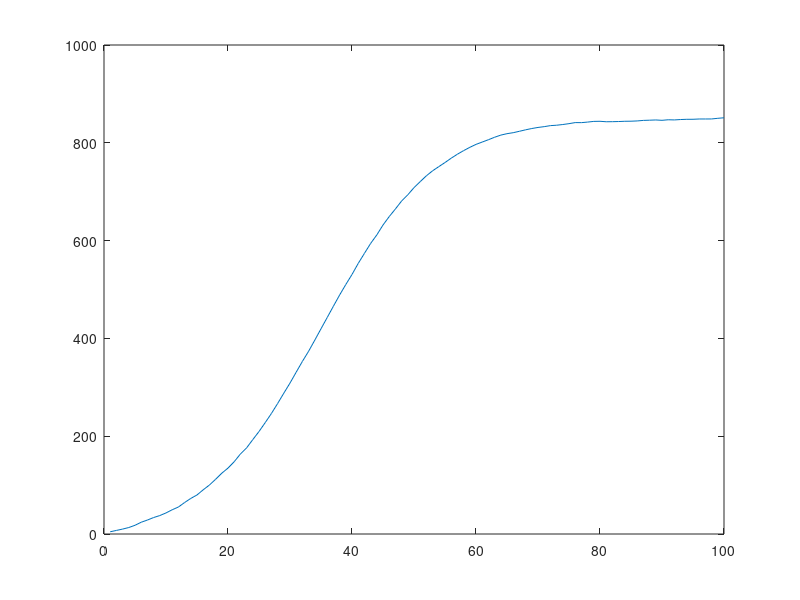

This figure's MATLAB source: (Note: this script raises an error after producing the figure.)
clear all;                              % clear workspace
clc
global  Y1p MADp MSEp;
parallelsize   = 6;
% MKt6v99 Spec Topics:  Bayesian Dynamic Models, Norris Bruce
% Extended Kalman Filter - Example
pp =1;
p      =  1;     T = 100;               % p dimension of state vector; T length of series
m0     =  randn(p,1); C0 = eye(p);      % intial state distribution at t=0

%Bass Model parameter simulation
qi1=0.38*rand(1,1);
pi1=0.003*rand(1,1);
mi1=1000*rand(1,1);

F      =  ones(p,1);  GT = diag([-qi1./mi1 (1-pi1+qi1)]); d = diag(GT);     % Observation and systems matrix  
v      =  eye(p)*0.2;       w = 0.5*eye(p);              % known observation and sytem variance


% Simulate Observations  y(t) and states 
tt1    =  5*rand(p,T+1); y = zeros(p,T); xp = rand(T,1); F =  eye(p); y=[]; beta=pi1*mi1 ;
ew     =  chol(w)'*randn(p,T);  ev = chol(v)'*randn(p,T); xp= ones(p,T); uT=diag(beta)*xp;
%a      =  rand(1,5); b = rand(1,5); alpha = [1.2; 1.05];

% LINEAR Goodwill
%for  t =  2:T+1 tt1(1,t) =  d(1)*tt1(1,t-1) + uT(1,t-1) + ew(1,t-1); end;
%for  t =  2:T+1 tt1(2,t) =  d(2)*tt1(2,t-1) + uT(2,t-1) + ew(2,t-1); end; plot(tt1);

% NONLINEAR Goodwill
for  t =  2:T+1 tt1(1,t) =  d(1)*tt1(1,t-1).^2 + d(2)*tt1(1,t-1)+ uT(1,t-1) + ew(1,t-1); end;                
%for  t =  2:T+1 tt1(2,t) =  tt1(2,t-1)- d(2)*tt1(2,t-1)^alpha(2) + uT(2,t-1) + ew(2,t-1); end; plot(tt1);


for  t =  1:T 

 y(:,t)  = tt1(1,t)  +  ev(:,t);
 %[a(1)*tt1(1,t) - a(2)*tt1(2,t) - a(3)*tt1(1,t)^2 +  a(4)*tt1(2,t)^2 + a(5)*tt1(1,t)*tt1(2,t); ...
  %           b(1)*tt1(2,t) - b(2)*tt1(1,t) - b(3)*tt1(2,t)^2 +  b(4)*tt1(1,t)^2 + b(5)*tt1(1,t)*tt1(2,t)] + ev(:,t);

end;
plot(y(1,:)); pause; % plot(y(2,:)); 
tt1s = tt1(:,2:T+1);
%==========================================================================
%============================ Data ======================================
%==========================================================================
path ='C:\Users\MeisamHe\Desktop\';
rp     = 3; % since here it is OL, Rating, version, weekend [only include weekend]
rq    = 4; % since both variance of rating and observational learning to explain heterogeneity in q
k     =  2+rp+rq; % alpha +  terms for p terms for q %delta+ removed
jumps      =    1; idx = 0; jp = 0; ndraw=15000;  ndraw0 = 10000; 
 n = 52;  %number of add-ons
 
% Read platform data inclusion
format long
scale = 10^7;
[num,txt,raw] = xlsread(strcat(path,'Projects\FirefoxAddon(VeryLowPriority)\DiffData\platformdata.xlsx'),1);
yp = num(:,20)/scale; %10 million firefox platform download [Scale in order to avoid singularity]
yc = num(:,21)/scale; %10 million competitors firefox platform downloads
ych = num(:,22)/scale; %10 million chrome firefox platform downloads
yie = num(:,23)/scale; %10 million chrome firefox platform downloads
ysaf = num(:,24)/scale; %10 million chrome firefox platform downloads
yop = num(:,25)/scale; %10 million chrome firefox platform downloads
pT   = size(yp,1); %cut the data of add-ons based on platform data
yusd =num(:,35); %10 million firefox platform download [Scale in order to avoid singularity]
yrt = num(:,30)/scale; %10 million competitors firefox platform downloads
yrt = cumsum(yrt); % since cumulative reviews are important
dwnldaddon =num(:,33)/scale; %10 million firefox platform download [Scale in order to avoid singularity]
crtdAddons =num(:,34)/10.^2;%/scale; %10 million firefox platform download [Scale in order to avoid singularity]
%crtdAddons = cumsum(crtdAddons); % since cumulative reviews are important
updtdAddons =num(:,32)/10^2; %10 million firefox platform download [Scale in order to avoid singularity]
%updtdAddons = cumsum(updtdAddons); % since cumulative reviews are important
%dwnldaddon =cumsum(dwnldaddon);
pusg      = num(:,35);
ffxvrsn      = num(:,36);
vertemp = ffxvrsn;
brkpnttemp = find(ffxvrsn);
if (size(brkpnttemp,1)>0)
   if (size(brkpnttemp,1)>1)
       for i=1:size(brkpnttemp,1)-1
           vertemp(brkpnttemp(i):brkpnttemp(i+1)-1) = 0.89.^[1:brkpnttemp(i+1)-brkpnttemp(i)];
       end;
   end;
   i = size(brkpnttemp,1);
   vertemp(brkpnttemp(i):size(vertemp,1)) = 0.89.^[1:size(vertemp,1)-brkpnttemp(i)+1];
   ffxvrsn  = vertemp;
end;

%creating goodwill for the addon updated and created
caddon = zeros(pT,1); %created add-on
uaddon = zeros(pT,1); %updated add-on
caddon(1,1) = crtdAddons(1,1);
uaddon(1,1) = updtdAddons(1,1); %updated add-on
%r = 0.89;
r=1;
for  t =  2:pT 
    caddon(t,1) = r.*caddon(t-1,1)+crtdAddons(t,1);
 %   uaddon(t,1) = 0.89.*uaddon(t-1,1)+updtdAddons(t,1);
end;    

%address multicollinearity issue (demeaning)
%caddon = caddon - repmat(mean(caddon),[size(caddon,1) 1]);

% use share rather than number of users to avoid multicollinearity
% ych = num(:,3); %10 million chrome firefox platform downloads
% yie = num(:,1); %10 million chrome firefox platform downloads

% read AMO Data
[num,txt,raw] = xlsread(strcat(path,'Projects\FirefoxAddon(VeryLowPriority)\AMODATA\AMOCleaned.xlsx'),1);
totalNomQueue = num(:,9)/100; %total nomination in queue
totalNomContrib = num(:,10)/100; % total nomination contribution


% +yie caddon yie
yc =[ych yie totalNomContrib totalNomQueue]; % uaddon];  % yie yie ysaf yop %yusd.*yrt yrt %dwnldaddon


%yc = zeros(size(yc,1),1);
%address multicollinearity issue
%yc = yc - repmat(mean(yc),[size(yc,1) 1]);
% regrssvct = ones(pT,1);
% for i=1:size(yc,2)
%     betas=inv(regrssvct'*regrssvct)*regrssvct'*yc(:,i);
%     yc(:,i)=yc(:,i)-regrssvct*betas;
%     regrssvct = [regrssvct yc(:,i)];
% end;

yc = [zeros(1,size(yc,2)); yc(1:(size(yc,1)),:)]; % for the moment m0 it is zero
yc = yc - repmat(mean(yc), [pT+1 1]);
caddon = [0;caddon];
caddon = caddon - repmat(mean(caddon), [pT+1 1]);


%check multicollinearity for platform
temp=regstats(yc(:,1),yc(:,2:size(yc,2)),'linear');
vif = 1/(1-temp.rsquare)
kp     = 3+size(yc,2)+1; %estimating three parameters (3 bass parameters and 2 competition parameter; we have rating and OL (2) and interaction (1))
%yp  = Mt(2:pT); %simulated data [end of the same file]
ppparam = 0.0001;
npparam =[-0.0005;-0.0013;0.0001;2.5847e-6];%repmat(-0.00002,[size(yc,2) 1]);
qpparam = 9.92e-10;
eta  = 0.0038;
pqM0beta = [0.052 ppparam qpparam eta npparam']; 
GTp  = diag(pqM0beta);
uTp= ppparam.*(eta*caddon+pqM0beta(1)) + repmat((eta*caddon+pqM0beta(1)),[1 size(yc,2)]).*yc*npparam;
options = optimset('Display','on','MaxIter',10000,'TolX',10^-30,'TolFun',10^-30,'UseParallel','always'); %,'GradObj','on'
% tunning parameters
pc        = 1e-6; % for the draws of M0
accepRate =0;
pqM0betaNewtemp  = zeros(parallelsize,kp);

  %platform variables
 bp_ =  zeros(pT*p,(ndraw-ndraw0)/jumps);
 b0p_ = zeros(p,(ndraw-ndraw0)/jumps);
 cp_ = zeros(kp+1+1,(ndraw-ndraw0)/jumps); %because v has the size of (n+1)*(n+1): 2 variance, 3 Bass parameters and 1 competition param
 %df_ = zeros((2*n+2)*(2*n+2),(ndraw-ndraw0)/jumps);   % to save full var-covar matrix
 mp=zeros(1,pT);
 Cp = repmat(eye(pp),[1 1 pT]);
 m0p = ones(pp,1);
 C0p = repmat(eye(pp),[1 1]);
 
  %platform
  T = pT;
  tt1p    =  15*ones(p,pT); 
  vp     =  0.2; % it includes all observation equations of platform state equation
  wp = 0.5;              % known observation and sytem variance
  LL       =    zeros(1,(ndraw-ndraw0)/jumps);   % log likelihood
  cumj=0; 
 
 MADp=zeros(1,pT); MSEp = zeros(1,pT);
 Y1p = zeros(1,pT); % n for add-ons and 1 for platform
 b0p    =  [max(yp) 0.1*ones(1,kp-1)]; 
 S0p =  1.5e7;
 btempp=zeros(kp,1);
 
 
 
  % prior 
 wa0=0.1; wv02=.1;va0=0.1;vv02=.1;
 v      =  ones(1,n)*0.2;      w = ones(1,n)*0.5;% w = 0.5*ones(1,n);              % known observation and sytem variance
 b0    =  zeros(k,n); %b0    =  zeros(k,n); 
 S0Inv =  1.5e-7*eye(k);
 
%prepare latent measure to initiate data of add-ons
[mp(:,1:pT),Cp(:,:,1:pT),m0p(:,:),C0p,tt1p(1:pT),tt0p]     =     BEKFPMOnlyPlatformCompetitor(yp(1:pT),F,pp,m0p(:,:),C0p(:,:),vp,wp,GTp(:,:),uTp(1:pT),yc,caddon);   %,a,b,alpha
ttr1=tt1p(1:pT)';
ttind1p= [tt0p;tt1p(1:pT-1)'];

%simulate GT = d, beta (System Equation)
% first simulate M0|p,q,beta erround the mode obtained using fminunc
X0= pqM0beta;
alpha     = 0.5;
accptnrnd = 0.8;
[modepltfrm,fval,exitflag,output,grad,hessian]=fminunc('PlatformFullLikelihood',X0,options,yc,ttind1p,ttr1,[m0p mp(:,1:pT-1)]',wp,S0p,b0p,caddon);
var        = diag(inv(hessian));
var = max(var,1e-6);
j=1;
while ((alpha < accptnrnd)) %&& (swfac == 1) )
   j=j+1
   wpm =pc*var;
   wpm = max(wpm, 1e-6);
   pqM0betaNew   =  modepltfrm + wpm'*randn(length(modepltfrm),1);
   while (pqM0betaNew(3)<0) 
       j=j+1
      pqM0betaNew   =  modepltfrm + wpm'*randn(length(modepltfrm),1);
   end;
   postPNew  = -PlatformFullLikelihood(pqM0betaNew,yc,ttind1p,ttr1,[m0p mp(:,1:pT-1)]',wp,S0p,b0p,caddon); % log of new posterior
   postPOld  = -PlatformFullLikelihood(pqM0beta,yc,ttind1p,ttr1,[m0p mp(:,1:pT-1)]',wp,S0p,b0p,caddon); % log of old posterior
   alpha     = postPNew - postPOld;
   accptnrnd = log(rand(1,1));
   % M0paramNew = M0param + pc*randn(length(M0Param),1);
end;
cumj= cumj+j;
% check acceptance rate and modify it
accepRate=1/cumj % because i out of all cumj iterations is accepted until now


pqM0beta   = pqM0betaNew;
ppparam   = pqM0beta(1);
qpparam   = pqM0beta(2);
M0param = pqM0beta(3);
eta       = pqM0beta(4);
npparam = pqM0beta(5:size(pqM0beta,2));
btempp(:,1)=[M0param ppparam qpparam eta npparam]'; % to use in cross section
% npparam   = btp(3:(2+size(yc,2)));
disp ('platform parameters ar M0p pp qp np are:');
disp(btempp(:,1));
GTp(:,:)  =   diag([M0param ppparam qpparam eta npparam]);
uTp(1:pT) =   ppparam.*(eta*caddon(1:(size(yc,1)-1),:)+M0param) + repmat((eta*caddon(1:(size(yc,1)-1),:)+M0param), [1 size(caddon(1:(size(yc,1)-1),:),2)]).*(yc(1:(size(yc,1)-1),:)*npparam');

%simulate v ~ IG (System Equation)
f = -qpparam./(M0param+eta*caddon(1:(size(yc,1)-1),:)).*(2*ttind1p.*[m0p mp(:,1:pT-1)]'-[m0p mp(:,1:pT-1)]'.^2) + (1+qpparam-ppparam).*ttind1p-(yc(1:(size(yc,1)-1),:)*npparam').*ttind1p+ppparam.*(M0param+eta*caddon(1:(size(yc,1)-1),:)) + (yc(1:(size(yc,1)-1),:)*npparam').*(M0param+eta*caddon(1:(size(yc,1)-1),:));
ewv = ttr1-f;

wa1  = (wa0+pT)/2;
wv12 = (wv02+ewv'*ewv)/2;
wp  =  1/gamrnd(wa1,1/wv12);

%simulate w ~ IG (Observation Equation)
va1= (va0+pT)/2;
vv12= (vv02+((yp - ttr1)'*(yp - ttr1)))/2;
evv =yp - ttr1;
vp =1/gamrnd(va1,1/vv12);


disp('vp and wp is:')
disp([vp; wp])


 % addon section:
 % Read only to test
 pluginlists=linspace(1,n,n)+1;
 T = zeros(1,n);
 y=cell([1 n]);
 xaddon=cell([1 n]);
 uT=cell([1 n]);
 piai =cell([1 n]);
 ol =cell([1 n]);
 st =cell([1 n]);
 stol =  cell([1 n]);
 ver =cell([1 n]);
 wkend =cell([1 n]);
 status =cell([1 n]);
 phetrgn =cell([1 n]);
 % postPOld = cell([1 n]);
 pqalphaaddon =  cell([1 n]);
 for j=1:n
     pqalphaaddon{j}   = [0.01;1e-3.*ones(k-1,1)]; %0.0284; 0.2; 
 end;
 GT  = ones(rp+2*rq+1,rp+2*rq+1,n); %1 for last element of delta
% GT  = ones(rp+2*rq,rp+2*rq,n); %1 for last element of delta
alphabetaapram = cell([1 n]);
parfor jtemp=1:n;
%      paparam     = pqalphaaddon{j}(1);
%      qaparam     = pqalphaaddon{j}(2);
     alphaaparam = pqalphaaddon{jtemp}(1); % since alpha is between zero and 1
     phetrgnprm  = pqalphaaddon{jtemp}(2:rp+1);
     qhtrgnprm   = pqalphaaddon{jtemp}(rp+2:rp+rq+1);
     deltaprm    = pqalphaaddon{jtemp}(rp+rq+2); %disadoption rate
     alphabetaapram{jtemp} =alphaaparam*phetrgnprm;
%     alphap{j} =alphaaparam*paparam;
     bt = [-phetrgnprm(1:rp);-(1-deltaprm)*qhtrgnprm(1:rq)/alphaaparam;(1-deltaprm)*qhtrgnprm(1:rq);-deltaprm]; %-qaparam/alphaaparam;(1-paparam+qaparam);
   %  bt = [-phetrgnprm(1:rp);-qhtrgnprm(1:rq)/alphaaparam;qhtrgnprm(1:rq)];
     GT   (:,:,jtemp)       =   diag(bt);
end;

[numCatOL,txtCatOL,rawCatOL] = xlsread(strcat(path,'Projects\FirefoxAddon(VeryLowPriority)\DiffData\AddonCategoryLevelOLVar.xlsx'),1);
[numCatVAR,txtCatVAR,rawCatVAR] = xlsread(strcat(path,'Projects\FirefoxAddon(VeryLowPriority)\DiffData\AddonCategoryLevelOLVar.xlsx'),2);
parfor i=1:n;
    i
    [numaddon,txt,raw] = xlsread(strcat(path,'Projects\FirefoxAddon(VeryLowPriority)\Data\DailyOf100AddOn (Autosaved).xlsx'),pluginlists(1,i));
  %  T(1,i)=min(min(checksize(num(:,15)),checksize(num(:,1))),checksize(num(:,8)));
    T(i)       = min([checksize(numaddon(:,17)) checksize(numaddon(:,1)) checksize(numaddon(:,8)) checksize(numaddon(:,19)) checksize(numaddon(:,26)) checksize(numaddon(:,10))]);
    if T(i) > pT;
      T(i) = pT;
    end;
   % beta = 0.0001*rand(1,1);
    [xaddon{i},y{i},uT{i},ol{i},stv{i},ver{i},wkend{i},status{i},T(i),stol{i},stavg{i}] = readOLRT(numaddon,T(i),alphabetaapram{i},p,tt1p,tt0p,pT,scale,pusg,ffxvrsn,numCatOL,numCatVAR,i); %int{i},piai{i}
    phetrgn{i} =[ver{i} ffxvrsn(pT-T(i)+1:pT)]; %ver{i}.*ffxvrsn(pT-T(i)+1:pT) wkend{i}
    phetrgn{i} = phetrgn{i} - repmat(mean(phetrgn{i}), [size(phetrgn{i},1) 1]);
    phetrgn{i} =[ones(T(i),1) phetrgn{i}];% wkend{i}% int{i} %wkend{i}  ver{i} wkend{i}  ver{i} wkend{i} ver{i}
    qhetrgn{i} =[stv{i} ol{i}  stavg{i} ]; %status{i} %stv{i}.*ol{i} stavg{i}.*stv{i}
    qhetrgn{i} = qhetrgn{i} - repmat(mean(qhetrgn{i}), [size(qhetrgn{i},1) 1]);    
    qhetrgn{i} =[ones(T(i),1) qhetrgn{i}]; %ol{i} st{i} ol{i} status{i} % stol{i}   status{i}  stol{i}
  disp(i);
  y{i} = cumsum(y{i});
  disp('done...');
end;
% Read add-on cross section data to explain heterogeneity
% +1 to include platform itself
csk=1; %for cross section (due to multicollinearity the last element is removed)
CSSQ =zeros(n,csk); % for alpha_i %+1
CSL  =zeros(n,csk);   % for beta_i %+1
CSIntr=zeros(n,csk);  % for intercept gamma_i %+1

CSST =zeros(n,csk);
CSINT =zeros(n,csk);
 parfor i=1:n; %due to multicollinearity the first element is removed %+1
     i
   CSSQ(i,1)=1;
   CSL(i,1)=1;
   CSIntr(i,1)=1;
   
   CSST(i,1) =1;
   CSINT(i,1) =1;
 end;
 % cross sectional explanation of alpha (relevancy factor)
 %alphaitems = [4,5,6,7,19,20,21,22,23,24,28,29,33];
 % alphaitems = [4,5,7,19,20,21,22,23,24,28];
 alphaitems = [4,5,37,38,39];
 %[7,28,29,33,34,35,36];
 [num,txt,raw] = xlsread(strcat(path,'Projects\FirefoxAddon(VeryLowPriority)\DiffData\AnalysisOFStepWiseRegression.xlsx'),2); 
 alphatotal = num(:,alphaitems);
 alphatotal = alphatotal -repmat(mean(alphatotal),[n 1]);
 CSAlpha =[ones(n,1) alphatotal];
 CSalphaInv = 1.5e-7*eye(size(CSAlpha,2));
 csalpha    =  zeros(size(CSAlpha,2),1);
 alphacsalpha=zeros(size(CSAlpha,2),1); 
 etacsalpha = ones(1,1); 
 
  % cross sectional explanation of p (external factor)
% pitmes = [3,4,5,6,7,11,12,13,14,15,20,22,24,30,33];
% pitmes = [3,4,5,6,7,11,12];
 p0itmes =  [11,12,37,38,39];
 %[7,14,33,34,35,36];
 p1itmes =  [11,12,37,38,39];
 %[7,15,22,34,35,36];
 p2itmes =  [11,12,37,38,39];
 %[7,20,24,34,35,36];
 p3itmes =  [11,12,37,38,39];
 %[7,30,34,35,36];
 p4itmes =  [11,12,37,38,39];
 %[7,24,30,34,35,36];
 [num,txt,raw] = xlsread(strcat(path,'Projects\FirefoxAddon(VeryLowPriority)\DiffData\AnalysisOFStepWiseRegression.xlsx'),3); 
 % for p0
 p0total = num(:,p0itmes);
 p0total = p0total -repmat(mean(p0total),[n 1]);
 CSp0 =[ones(n,1) p0total];
 alphacsp0      = zeros(size(CSp0,2),1);
 % for p1
 p1total = num(:,p1itmes);
 p1total = p1total -repmat(mean(p1total),[n 1]);
 CSp1 =[ones(n,1) p1total];
 alphacsp1      = zeros(size(CSp1,2),1);
 % for p2
 p2total = num(:,p2itmes);
 p2total = p2total -repmat(mean(p2total),[n 1]);
 CSp2 =[ones(n,1) p2total];
 alphacsp2      = zeros(size(CSp2,2),1);
 % for p3
 p3total = num(:,p3itmes);
 p3total = p3total -repmat(mean(p3total),[n 1]);
 CSp3 =[ones(n,1) p3total];
 alphacsp3      = zeros(size(CSp3,2),1);
  % for p4
 p4total = num(:,p4itmes);
 p4total = p4total -repmat(mean(p4total),[n 1]);
 CSp4 =[ones(n,1) p4total];
 alphacsp4      = zeros(size(CSp4,2),1);
 
 betaparamtemp = zeros(1,rp);
 etacsp = ones(1,rp); 
 
   % cross sectional explanation of q (internal factor)
 %qitems=[3,4,5,6,7];
 q0items=[32,33,34,35,36,37];
 %[11,12,19,29,30,31];
 q1items= [32,33,34,35,36,37];
 %[9,26,28,29,30,31];
 q2items=[32,33,34,35,36,37];
 %[11,29,30,31];
 q3items= [32,33,34,35,36,37];
 %[11,29,30,31];
 q4items= [32,33,34,35,36,37];
 %[10,21,29,30,31];
 q5items= [32,33,34,35,36,37];
 %[11,27,29,30,31];
 [num,txt,raw] = xlsread(strcat(path,'Projects\FirefoxAddon(VeryLowPriority)\DiffData\AnalysisOFStepWiseRegression.xlsx'),4); 
 % for q0
 q0total = num(:,q0items);
 q0total = q0total -repmat(mean(q0total),[n 1]);
 CSq0 =[ones(n,1) q0total];
 alphacsq0      = zeros(size(CSq0,2),1);
 % for q1
 q1total = num(:,q1items);
 q1total = q1total -repmat(mean(q1total),[n 1]);
 CSq1 =[ones(n,1) q1total];
 alphacsq1      = zeros(size(CSq1,2),1);
 % for q2
 q2total = num(:,q2items);
 q2total = q2total -repmat(mean(q2total),[n 1]);
 CSq2 =[ones(n,1) q2total];
 alphacsq2      = zeros(size(CSq2,2),1);
 % for q3
 q3total = num(:,q3items);
 q3total = q3total -repmat(mean(q3total),[n 1]);
 CSq3 =[ones(n,1) q3total];
 alphacsq3      = zeros(size(CSq3,2),1);
  % for q4
 q4total = num(:,q4items);
 q4total = q4total -repmat(mean(q4total),[n 1]);
 CSq4 =[ones(n,1) q4total];
 alphacsq4      = zeros(size(CSq4,2),1);
  % for q5
 q5total = num(:,q5items);
 q5total = q5total -repmat(mean(q5total),[n 1]);
 CSq5 =[ones(n,1) q5total];
 alphacsq5      = zeros(size(CSq5,2),1);
  
 gammaparamtemp = zeros(1,rq);
 etacsq = ones(1,rq); 
 %  CSqInv = 1.5e-7*eye(size(CSq,2));
 %  csq0    =  zeros(size(CSq,2),1);
 
 % cross sectional explanation of delta (churn factor)
 %deltaitems =  [4,5,6,19,20,21,22,23,24];
 deltaitems =  [4,5,37,38,39];
 %[4,33,34,35,36];
 [num,txt,raw] = xlsread(strcat(path,'Projects\FirefoxAddon(VeryLowPriority)\DiffData\AnalysisOFStepWiseRegression.xlsx'),5); 
 deltatotal = num(:,deltaitems);
 deltatotal = deltatotal -repmat(mean(deltatotal),[n 1]);
 CSd =[ones(n,1) deltatotal];
 CSdInv = 1.5e-7*eye(size(CSd,2));
 csd0    =  zeros(size(CSd,2),1);
 alphacsd =zeros(size(CSd,2),1); 
 etacsd = ones(1,1); 
 
 %priors for all cross section based on size (one additional due to the
 %intercept)
 %size 4
 CS4Inv = 1.5e-7*eye(5);
 cs4    =  zeros(5,1);
 
 %size 5
 CS5Inv = 1.5e-7*eye(6);
 cs5    =  zeros(6,1);
 
 %size 6
 CS6Inv = 1.5e-7*eye(7);
 cs6    =  zeros(7,1);
 
 b_=cell([1 n]);
 bi_= cell([1 (ndraw-ndraw0)/jumps]);

 b0_        =   cell([1 n]);
 b0i_        =   cell([1 (ndraw-ndraw0)/jumps]);
 addonaccptcntr = cell([1 n]); % keep track of counter of acceptance for addons
 %zeros(p,(ndraw-ndraw0)/jumps,n); 
 m0     =  cell([1 n]);%rand(p,1,n); 
 C0     =  cell([1 n]);
 %repmat(eye(p),[1 1 n]);
 parfor i=1:n;
     i
     m0{i}=rand(p,1);
     C0{i}=eye(p);
     addonaccptcntr{i} = 0;
 end;
 
 c_        =    cell([1 n]);
 ci_        =    cell([1 (ndraw-ndraw0)/jumps]);
  %defnition of variables we will use
 m = cell([1 pT n]);
 tt1= cell([1 pT n]);
 tt0= cell([1 n]);
 C = cell([1 pT n]);
 Y1    = cell([1 n]);
 MAD      = cell([1 n]);
 MSE      = cell([1 n]);
 Y1a      = cell([1 (ndraw-ndraw0)/jumps]);
 MSEa     = cell([1 (ndraw-ndraw0)/jumps]);
 MADa     = cell([1 (ndraw-ndraw0)/jumps]);
 
 % define error component in order to find conditional distribution for
 % variances
 ee = zeros(pT,2*n+2); % for errors of all observation and system equation of all addons + platform
 eetemp = zeros(pT,n+2);
 eetemp1 = zeros(pT,n);
 
  
  %for cross section coefficients, prior and other variables
  %prior
%  csb0    =  zeros(csk,1);
%  CS0Inv = 1.5e-7*eye(csk);
%  alphacs=zeros(csk,k); 
 btemp=zeros(k,n);

 dcs_=zeros(size( [alphacsalpha(:);alphacsp0(:);alphacsp1(:);alphacsp2(:);...
                 alphacsq0(:);alphacsq1(:);alphacsq2(:);alphacsq4(:);...
                  alphacsd(:); etacsalpha';etacsp';etacsq';etacsd'],1),((ndraw-ndraw0)/jumps)); 
% dcs_=zeros(size([alphacsalpha(:);alphacsp0(:);alphacsp1(:);alphacsp2(:);alphacsp3(:);alphacsp4(:);...
%  alphacsq0(:);alphacsq1(:);alphacsq2(:);alphacsq3(:);alphacsq4(:);alphacsq5(:);...
%   alphacsd(:); etacsalpha';etacsp';etacsq';etacsd'],1),((ndraw-ndraw0)/jumps)); 
% etacs = ones(1,k); 
 etacs = [etacsalpha';etacsp';etacsq';etacsd'];
 etaw=1;
 LLtemp =zeros(1,n);
 tttempcs = zeros(n,pT+1);
 
  % for metrapolist hasting
 pcaddon = cell([1 n]);
%  temppcaddon = [4.32098765432099e-08,4.32098765432100e-07,3.88888888888889e-06,4.32098765432099e-07,3.88888888888890e-06,1.29629629629630e-06,...
%      1.44032921810700e-07,3.50000000000000e-05,1.44032921810700e-07,4.32098765432099e-07,0.000105000000000000,1.29629629629629e-06,...
%      0.000105000000000000,0.000315000000000000,0.000105000000000000,0.000105000000000000,1.16666666666667e-05,0.000315000000000000,...
%      0.000315000000000000,3.88888888888890e-06,3.50000000000000e-05,1.16666666666667e-05,0.000105000000000000,0.000315000000000000,...
%      0.000315000000000000,1.44032921810700e-07,1.16666666666667e-07,0.000315000000000000,0.000105000000000000,0.000315000000000000,...
%      0.000105000000000000,0.000315000000000000,3.50000000000000e-06,0.000315000000000000,0.000315000000000000,0.000105000000000000,...
%      3.50000000000001e-05,0.000315000000000000,0.000105000000000000,0.000315000000000000,0.000315000000000000,0.000105000000000000,0.000315000000000000,4.32098765432099e-07,1.29629629629630e-06,0.000105000000000000,0.000315000000000000,0.000105000000000000,0.000315000000000000,0.000315000000000000,0.000315000000000000,0.000315000000000000];
 for i=1:n;
     pcaddon{i}=1e-11;%temppcaddon(i);%3.5e-5; %tunning parameter
 end;
 %excluded
%  
%   pcaddon{1}=1e-4;
%   pcaddon{2}=5e-5;
%   pcaddon{4}=5e-4;
%   pcaddon{5}=5e-4;
%   pcaddon{6}=5e-4;
%   pcaddon{7}=8e-5;
%   pcaddon{10}=5e-4;
%   pcaddon{11}=5e-5;
%   pcaddon{12}=1e-4;
%   pcaddon{8}=5e-3;
%   pcaddon{9}=1e-4;
%   pcaddon{13}=6e-4;
%   pcaddon{14}=6e-4;
%   pcaddon{15}=5e-5; % high
%   pcaddon{16}=7e-4;
%   pcaddon{17}=8e-4;% high
%   pcaddon{18}=8e-4;% high
%   pcaddon{19}=3e-5;% high
%   pcaddon{21}=3e-4;
%   pcaddon{22}=3e-4;
%   pcaddon{23}=3e-4;
%   pcaddon{24}=1e-4;% high
%   pcaddon{25}=1e-3;% high
%   pcaddon{26}=5e-4;
%   pcaddon{27}=5e-4;
%   pcaddon{28}=5e-4;
%   pcaddon{29}=5e-4;
%   pcaddon{30}=8e-3;% high
%   pcaddon{31}=1e-4;
%   pcaddon{32}=2e-4;
%   pcaddon{33}=2e-5;
%   pcaddon{34}=5e-4;% high
%   pcaddon{36}=8e-4;% high
%   pcaddon{37}=8e-4;% high
%   pcaddon{38}=1e-3;
%   pcaddon{39}=1e-4;
%   pcaddon{44}=2e-4;
%   pcaddon{40}=5e-4;% high
%   pcaddon{41}=5e-4;% high
%   pcaddon{42}=5e-4;% high
%   pcaddon{43}=8e-4;% high
%   pcaddon{45}=1e-3;
%   pcaddon{47}=8e-3;% high
%   pcaddon{49}=5e-4;% high
%   pcaddon{50}=5e-4;% high
%   pcaddon{51}=9e-4;
%   pcaddon{52}=1e-4;
  
 
  
  
  
   
  

%check multicolinearity (inside) for addon
% for the first element
cntrVIF = 0;
 for i=1:n;
     if (size(phetrgn{i},2)>2)
         temp = regstats(phetrgn{i}(:,2),phetrgn{i}(:,3:size(phetrgn{i},2)),'linear');
         VIF =1/(1-temp.rsquare);
     end;
     if (VIF >10)
         cntrVIF = cntrVIF + 1;
     end;
 end;
 
  fprintf('number of multicollinearity p element 1 of vector is: %f\n',cntrVIF);
 
 %middle elements
 for j=3:rp-1;
     cntrVIF=0;
     for i=1:n;
         if (size(phetrgn{i},2)>2)
             temp = regstats(phetrgn{i}(:,j),[phetrgn{i}(:,2:j-1) phetrgn{i}(:,j+1:size(phetrgn{i},2))],'linear');
             VIF =1/(1-temp.rsquare);
         end;
         if (VIF >10)
             cntrVIF = cntrVIF + 1;
         end;
     end;

     fprintf('number of multicollinearity p element %f of vector is: %f\n',j,cntrVIF);
 end;
 
 %last element
 cntrVIF =0;
  for i=1:n;
     if (size(phetrgn{i},2)>2)
         temp = regstats(phetrgn{i}(:,size(phetrgn{i},2)),phetrgn{i}(:,2:size(phetrgn{i},2)-1),'linear');
         VIF =1/(1-temp.rsquare);
     end;
     if (VIF >10)
         cntrVIF = cntrVIF + 1;
     end;
 end;
 
  fprintf('number of multicollinearity p last element of vector is: %f\n',cntrVIF);

 
 %check muticollinearity for q
 % first element
cntrVIF =0;
 for i=1:n;
     if (size(qhetrgn{i},2)>2)
     temp = regstats(qhetrgn{i}(:,2),qhetrgn{i}(:,3:size(qhetrgn{i},2)),'linear');
     VIF =1/(1-temp.rsquare);
     if (VIF >10)
         cntrVIF = cntrVIF + 1;
     end;
     end;
 end;
 fprintf('number of multicollinearity q element 1 of vector is: %f\n',cntrVIF);

 
 %middle elements
 for j=3:rq-1;
     cntrVIF=0;
     for i=1:n;
          if (size(qhetrgn{i},2)>2)
             temp = regstats(qhetrgn{i}(:,j),[qhetrgn{i}(:,2:j-1) qhetrgn{i}(:,j+1:size(qhetrgn{i},2))],'linear');
             VIF =1/(1-temp.rsquare);
         end;
         if (VIF >10)
             cntrVIF = cntrVIF + 1;
         end;
     end;

     fprintf('number of multicollinearity q element %f of vector is: %f\n',j,cntrVIF);
 end;
 
 %last element
 cntrVIF =0;
  for i=1:n;
     if (size(phetrgn{i},2)>2)
         temp = regstats(qhetrgn{i}(:,size(qhetrgn{i},2)),qhetrgn{i}(:,2:size(qhetrgn{i},2)-1),'linear');
         VIF =1/(1-temp.rsquare);
     end;
     if (VIF >10)
         cntrVIF = cntrVIF + 1;
     end;
 end;
  fprintf('number of multicollinearity q last element of vector is: %f\n',cntrVIF);
 
 
% updated way to calculate likelihood
savinground = 0;
ttr1addonLL = cell([1 n]);
tt0LL = cell([1 n]);
tt1LL = cell([1 n]);
m0LL  = cell([1 n]);
mLL  = cell([1 n]);
gammaaddonLL =  cell([1 n]);
deltaaddonLL = cell([1 n]);
alphaMaddonLL = cell([1 n]);
betaaddonLL = cell([1 n]);
vLL      =  ones(1,n)*0.2;      wLL = ones(1,n)*0.5; 
 
  
%  pause
%  clc
 
for i = 1:ndraw
    tic;
    i
    sw=0;
    if   (i                >     ndraw0)             %  Discarding burnin
        idx               =     idx + 1; end; 

   if   idx              ==     jumps
        idx               =     0;
        jp                =     jp + 1;
        sw=1;
        savinground = savinground + 1;
        LLtempcs =zeros(1,n); % reset to make sure I do not add extra elements
   end;


   % platform EKF calculation
    [mp(:,1:pT),Cp(:,:,1:pT),m0p(:,:),C0p,tt1p(1:pT),tt0p]     =     BEKFPMOnlyPlatformCompetitor(yp(1:pT),F,pp,m0p(:,:),C0p(:,:),vp,wp,GTp(:,:),uTp(1:pT),yc,caddon);   %,a,b,alpha

   
    ttr1=tt1p(1:pT)';
    ttind1p= [tt0p;tt1p(1:pT-1)'];
    
   %simulate GT = d, beta (System Equation)
   % first simulate M0|p,q,beta erround the mode obtained using fminunc
   X0= pqM0beta;
   alpha     = 0.5;
   accptnrnd = 0.8;
   [modepltfrm,fval,exitflag,output,grad,hessian]=fminunc('PlatformFullLikelihood',X0,options,yc,ttind1p,ttr1,[m0p mp(:,1:pT-1)]',wp,S0p,b0p,caddon);
   var        = diag(inv(hessian));
   var = max(var,1e-6);
   j=1;
   while ((alpha < accptnrnd)) %&& (swfac == 1) )
       j=j+1
       wpm =pc*var;
       wpm = max(wpm, 1e-6);
       pqM0betaNew   =  modepltfrm + wpm'*randn(length(modepltfrm),1);
       while (pqM0betaNew(3)<0) 
           j=j+1
              pqM0betaNew   =  modepltfrm + wpm'*randn(length(modepltfrm),1);
          if (j>1e4)           
            break;
          end;
       end;
       postPNew  = -PlatformFullLikelihood(pqM0betaNew,yc,ttind1p,ttr1,[m0p mp(:,1:pT-1)]',wp,S0p,b0p,caddon); % log of new posterior
       postPOld  = -PlatformFullLikelihood(pqM0beta,yc,ttind1p,ttr1,[m0p mp(:,1:pT-1)]',wp,S0p,b0p,caddon); % log of old posterior
       alpha     = postPNew - postPOld;
       accptnrnd = log(rand(1,1));
       if (j>1e4)
           postPNew = postPOld;
           pqM0betaNew =pqM0beta;
           break;
       end;
       % M0paramNew = M0param + pc*randn(length(M0Param),1);
   end;
   cumj= cumj+j;
   % check acceptance rate and modify it
   accepRate=i/cumj % because i out of all cumj iterations is accepted until now
   if (floor(i./5)==i/5)
     if (accepRate>0.15)  
          pc =  pc*3;
          cumj = i./0.15;% to maintain past dependancy 
     elseif (accepRate<0.01) 
           pc =  pc/3;
          cumj = i./0.01;
     end;
   end;
   
    pqM0beta   = pqM0betaNew;
    ppparam   = pqM0beta(1);
    qpparam   = pqM0beta(2);
    M0param = pqM0beta(3);
    eta = pqM0beta(4);
    npparam = pqM0beta(5:size(pqM0beta,2));
    btempp(:,1)=[M0param ppparam qpparam eta npparam]'; % to use in cross section
   % npparam   = btp(3:(2+size(yc,2)));
    disp ('platform parameters ar M0p pp qp np are:');
    disp(btempp(:,1));
    GTp(:,:)  =   diag([M0param ppparam qpparam eta npparam]);
    uTp(1:pT) =   ppparam.*(eta*caddon(1:(size(yc,1)-1),:)+M0param) + (eta*caddon(1:(size(yc,1)-1),:)+M0param).*(yc(1:(size(yc,1)-1),:)*npparam');
    
    %simulate v ~ IG (System Equation)
    f = -qpparam./(M0param+eta*caddon(1:(size(yc,1)-1),:)).*(2*ttind1p.*[m0p mp(:,1:pT-1)]'-[m0p mp(:,1:pT-1)]'.^2) + (1+qpparam-ppparam).*ttind1p-(yc(1:(size(yc,1)-1),:)*npparam').*ttind1p+ppparam*(M0param+eta*caddon(1:(size(yc,1)-1),:)) + (yc(1:(size(yc,1)-1),:)*npparam').*(M0param+eta*caddon(1:(size(yc,1)-1),:));
    ewv = ttr1-f;

    wa1  = (wa0+pT)/2;
    wv12 = (wv02+ewv'*ewv)/2;
    wp  =  1/gamrnd(wa1,1/wv12);

    %simulate w ~ IG (Observation Equation)
    va1= (va0+pT)/2;
    vv12= (vv02+((yp - ttr1)'*(yp - ttr1)))/2;
    evv =yp - ttr1;
    vp =1/gamrnd(va1,1/vv12);

    
    disp('vp and wp is:')
    disp([vp; wp])
    
    if (sw==1)     
        bp_(1:pT,jp)          =     reshape(tt1p(1:pT)',pT*p,1); 
        b0p_(:,jp)        =     tt0p; 
        cp_(:,jp)         =     [btempp;vp;wp]; %vp will be saved as a matrix
        LL (jp)      = LL(jp)- 0.5*(ewv'*ewv)/wp -  0.5*pT*pp*log(2*pi*wp);
        LL (jp)      = LL(jp)- 0.5*(evv'*evv)/vp -   0.5*pT*pp*log(2*pi*vp);
        if (savinground ==1)
            ttr1LL = ttr1;
            qpparamLL = qpparam;
            ppparamLL = ppparam;
            M0paramLL = M0param;
            npparamLL = npparam;
            etaLL = eta;
            ttind1pLL = ttind1p;
            m0pLL = m0p;
            mpLL = mp;
            wpLL = wp;
            vpLL = vp;
        else
            ttr1LL =ttr1LL+ ttr1;
            qpparamLL =qpparamLL+ qpparam;
            ppparamLL = ppparamLL+ppparam;
            M0paramLL = M0paramLL+M0param;
            npparamLL = npparamLL+ npparam;
            etaLL = etaLL+ eta;
            ttind1pLL = ttind1pLL + ttind1p;
            m0pLL = m0pLL + m0p;
            mpLL = mpLL + mp;
            wpLL = wpLL + wp;
            vpLL = vpLL + vp;
        end;
%         errwp_  =  errwp_ + ewv;
%         errvp_  =  errvp_ + evv;
   end;
   % piaitemp = cell2mat(piai);  
   % simulate observation equation parameter (which is state equation for
    % add-ons
    parfor j=1:n;
         display('starting ....')
         display(j)
        % run ffbs for each addon
        [m{j},C{j},m0{j},C0{j},tt1{j},tt0{j},Y1{j},MAD{j},MSE{j}]     =     BEKFAddonpq(y{j},F,p,m0{j},C0{j},v(j),w(j),GT(:,:,j),uT{j}',j,pT,tt1p,tt0p,phetrgn{j},qhetrgn{j},rp,rq);   %,a,b,alpha,piaitemp(j),mp(:,1:pT),m0p(:,:)
        
        %creating the lag of response
        ttr1addon=tt1{j}';
        
        %simulate v ~ IG (Observation Equation)
        va1= (va0+T(j))/2;
        vv12= (vv02+(y{j}' - ttr1addon')*(y{j}' - ttr1addon')')/2;
        v(j) =1/gamrnd(va1,1/vv12);
        
        % prepare for platform EKF      
        ttind1addon= addonttindepbuilderOLSTpq(tt0{j},tt1{j},T(j),xaddon{j},tt1p,tt0p,pT,m{j},m0{j},phetrgn{j},qhetrgn{j}) ; % drop last value

        % draw full parameters(System Equation)
        alphaaddon     = 0.5;
        accptnrndaddon = 0.8;
        ratekeepraddon =0;
        ratekeeperofwhile =0;
        while (alphaaddon < accptnrndaddon) 
%             disp('once.....................');
           ratekeepraddon=ratekeepraddon+1;          
           disp(ratekeepraddon);
           pqalphaaddonNew = pqalphaaddon{j} + pcaddon{j}*randn(length(pqalphaaddon{j}),1);
           while   (pqalphaaddonNew(1)<0) || (pqalphaaddonNew(1)>1) || (pqalphaaddonNew(rp+rq+2)<0) || (pqalphaaddonNew(rp+rq+2)>1) 
               ratekeepraddon=ratekeepraddon+1;
               pqalphaaddonNew = pqalphaaddon{j} + pcaddon{j}*randn(length(pqalphaaddon{j}),1);
               ratekeeperofwhile=ratekeeperofwhile+1
               if (ratekeepraddon>1e4)           
                     break;
               end;
           end;
           postPNewaddon  = MHLLSROLRTpq(pqalphaaddonNew,ttind1addon,ttr1addon,T(j),w(j),b0(:,j),etacs,rp,rq); % log of new posterior
           postPOldaddon  = MHLLSROLRTpq(pqalphaaddon{j},ttind1addon,ttr1addon,T(j),w(j),b0(:,j),etacs,rp,rq); % log of old posterior
           alphaaddon    = postPNewaddon - postPOldaddon;
           accptnrndaddon = log(rand(1,1));
           if (ratekeepraddon>1e4)
               postPNewaddon = postPOldaddon;
               pqalphaaddonNew =pqalphaaddon{j};
               break;
           end;
        end;
        % check acceptance rate and modify it
        addonaccptcntr{j} = addonaccptcntr{j} + ratekeepraddon;
        accepRateaddon=i/addonaccptcntr{j} % because i out of all cumj iterations is accepted until now
       if (floor(i./5)==i/5)
            if (accepRateaddon>0.15)  
                 pcaddon{j} =  pcaddon{j}*3;
                 addonaccptcntr{j} = i./0.15;% to maintain past dependancy 
            elseif (accepRateaddon<0.001) 
                  pcaddon{j} =  pcaddon{j}/3;
                  addonaccptcntr{j} = i./0.001;
            end;
       end;
        disp(j)
        disp(addonaccptcntr{j})
        disp(accepRateaddon)
        display(ratekeeperofwhile)
        
        pqalphaaddon{j}   = pqalphaaddonNew;  
%         pparamaddon     = pqalphaaddon{j}(1);
%         qparamaddon     = pqalphaaddon{j}(2);
        alphaMaddon = pqalphaaddon{j}(1);
        betaaddon  = pqalphaaddon{j}(2:rp+1);
        gammaaddon  = pqalphaaddon{j}(rp+2:rp+rq+1);
        deltaaddon  = pqalphaaddon{j}(rp+rq+2);
       
        btaddon = [-betaaddon;-(1-deltaaddon)*gammaaddon/alphaMaddon;(1-deltaaddon)*gammaaddon;-deltaaddon]; %-qparamaddon/alphaMaddon;(1-pparamaddon+qparamaddon);
        % btaddon = [-betaaddon;-gammaaddon/alphaMaddon;gammaaddon];
        
        btempaddon(:,j) = [alphaMaddon;betaaddon;gammaaddon;deltaaddon]; %pparamaddon;qparamaddon;
        disp([alphaMaddon betaaddon' gammaaddon' deltaaddon]) %pparamaddon qparamaddon
%         btempaddon(:,j) = [alphaMaddon;betaaddon;gammaaddon]; %pparamaddon;qparamaddon;
%         disp([alphaMaddon betaaddon' gammaaddon']) %pparamaddon qparamaddon
        %disp([v(j) w(j)])
    
        GT   (:,:,j)       =   diag(btaddon(:,1));


        uT{j} =   alphaMaddon.*(phetrgn{j}*betaaddon)'.*xaddon{j}.*[tt0p tt1p(pT-T(j)+1:pT-1)]; %uT includes relevant market size in it pparamaddon*alphaMaddon*xaddon{j}.*[tt0p tt1p(pT-T(j)+1:pT-1)]+
      %  piai{j} = pparamaddon*alphaMaddon; % to use in the hap function   
        
        
        %simulate w ~ IG (System Equation)
        pqalphatempaddon = [-gammaaddon*(1-deltaaddon)/alphaMaddon;1-deltaaddon;-betaaddon;alphaMaddon.*betaaddon;(1-deltaaddon)*gammaaddon];
      %  pqalphatempaddon = [-gammaaddon/alphaMaddon;1;-betaaddon;alphaMaddon.*betaaddon;gammaaddon];
        %-qparamaddon/alphaMaddon; -pparamaddon+qparamaddon ;pparamaddon*alphaMaddon
        wa1  = (wa0+T(j))/2;
        wv12 = (wv02+(ttr1addon-ttind1addon(1:T(j),:)*pqalphatempaddon)'*(ttr1addon-ttind1addon(1:T(j),:)*pqalphatempaddon))/2;
        w (j)  =  1/gamrnd(wa1,1/wv12);
        
       if (sw==1);
             b_{j}          =     reshape(tt1{j}',T(j)*p,1); 
            b0_{j}         =     tt0{j}; 
            LLtemp (j)      =  -0.5*(y{j}' - ttr1addon')*(y{j}' - ttr1addon')'/v(j).^2 - ... %LLtemp (j)
            0.5*T(j)*p*log(2*pi*v(j).^2);
           c_{j}          =     [btempaddon(:,j) ;v(j);w(j)];
           LLtemp (j)      = - 0.5*(ttr1addon-ttind1addon(1:T(j),:)*pqalphatempaddon)'*(ttr1addon-ttind1addon(1:T(j),:)*pqalphatempaddon)/w (j) - ...
            0.5*T(j)*p*log(2*pi*w(j)); % LLtemp (j)
            
             if (savinground ==1)
                tt0LL{j} = tt0{j};
                tt1LL{j} = tt1{j};
                m0LL{j}  = m0{j};
                mLL{j}   = m{j};
                gammaaddonLL{j} = gammaaddon;
                deltaaddonLL{j} = deltaaddon;
                alphaMaddonLL{j} = alphaMaddon;
                betaaddonLL{j} = betaaddon;
                ttr1addonLL{j} = ttr1addon;
                vLL(j) = v(j);
                wLL(j) = w(j);
             elseif(savinground>1)
                tt0LL{j} = tt0LL{j}+tt0{j};
                tt1LL{j} = tt1LL{j}+tt1{j};
                m0LL{j}  =  m0LL{j}+m0{j};
                mLL{j}   = mLL{j}+m{j};
                gammaaddonLL{j} =  gammaaddonLL{j}+gammaaddon;
                deltaaddonLL{j} = deltaaddonLL{j}+deltaaddon;
                alphaMaddonLL{j} = alphaMaddonLL{j}+alphaMaddon;
                betaaddonLL{j} = betaaddonLL{j}+betaaddon;
                ttr1addonLL{j} = ttr1addonLL{j}+ttr1addon;
                vLL(j) = vLL(j)+v(j);
                wLL(j) = wLL(j)+w(j);
             end;
        
        end;
    end;
     if (sw==1) 
          Y1a{jp}         =     Y1; 
          MADa{jp}         =    MAD; 
          MSEa{jp}         =    MSE; 
         
          LL (jp)      = LL(jp) + sum(LLtemp);
          bi_{jp}          =     b_; 
          b0i_{jp}         =     b0_; 
          ci_{jp}          =     c_;
     end;   
     
      % estimation of add-on level effects HB, leave unexplained
    %======================================================================================
   % estimation of plug in level effects
    j=1; %for explanation of alpha
    S1   =  (((CSAlpha'*CSAlpha)/etacsalpha(j))+CSalphaInv)\speye(size((((CSAlpha'*CSAlpha)/etacsalpha(j))+CSalphaInv)));% inv(((CSSQ'*CSSQ)/eta(j))+CS0Inv); 
    b1   =  S1*(((CSAlpha'*btempaddon(j,:)')/etacsalpha(j))+CSalphaInv*csalpha); %btempp(j,1)
    alphacsalpha(:,j)   =  b1 + chol(S1)'*randn(length(b1),1);
    wa1  = (wa0+n)/2;
    wv12 = (wv02+(btempaddon(j,:)'-CSAlpha*alphacsalpha(:,j))'*(btempaddon(j,:)'-CSAlpha*alphacsalpha(:,j)))/2; %btempp(j,1)  btempp(j,1)
    etacsalpha(j)   =  1/gamrnd(wa1,1/wv12);
    
    %---------------------------------------------------------------
    % explain p items (external effects)
    %------------------------------------------------------------------
    j=1; %  unobserved portion of internal
    S1   =  (((CSp0'*CSp0)/etacsp(j))+CS5Inv)\speye(size((((CSp0'*CSp0)/etacsp(j))+CS5Inv))); %inv(((CSL'*CSL)/eta(j))+CS0Inv); 
    b1   =  S1*(((CSp0'*btempaddon(j,:)')/etacsp(j))+CS5Inv*cs5); %btempp(j,1)
    alphacsp0   =  b1 + chol(S1)'*randn(length(b1),1);
    wa1  = (wa0+n)/2;
    wv12 = (wv02+(btempaddon(j,:)'-CSp0*alphacsp0)'*(btempaddon(j,:)'-CSp0*alphacsp0))/2; %btempp(j,1) btempp(j,1)
    etacsp(j)   =  1/gamrnd(wa1,1/wv12);
    
    j=2; % addon version
    S1   =  (((CSp1'*CSp1)/etacsp(j))+CS5Inv)\speye(size((((CSp1'*CSp1)/etacsp(j))+CS5Inv)));% inv(((CSIntr'*CSIntr)/eta(j))+CS0Inv); 
    b1   =  S1*(((CSp1'*btempaddon(j,:)')/etacsp(j))+CS5Inv*cs5); % btempp(j,1)
    alphacsp1   =  b1 + chol(S1)'*randn(length(b1),1);
    wa1  = (wa0+n)/2;
    wv12 = (wv02+(btempaddon(j,:)'-CSp1*alphacsp1)'*(btempaddon(j,:)'-CSp1*alphacsp1))/2; %btempp(j,1) btempp(j,1)
    etacsp(j)   =  1/gamrnd(wa1,1/wv12);
    
    j=3; % ffox version
    S1   =  (((CSp2'*CSp2)/etacsp(j))+CS5Inv)\speye(size((((CSp2'*CSp2)/etacsp(j))+CS5Inv)));% inv(((CSSQ'*CSSQ)/eta(j))+CS0Inv); 
    b1   =  S1*(((CSp2'*btempaddon(j,:)')/etacsp(j))+CS5Inv*cs5); %btempp(j,1)
    alphacsp2   =  b1 + chol(S1)'*randn(length(b1),1);
    wa1  = (wa0+n)/2;
    wv12 = (wv02+(btempaddon(j,:)'-CSp2*alphacsp2)'*(btempaddon(j,:)'-CSp2*alphacsp2))/2; %btempp(j,1)  btempp(j,1)
    etacsp(j)   =  1/gamrnd(wa1,1/wv12);
%     
%     j=4; % ffx version * addon version
%     S1   =  (((CSp3'*CSp3)/etacsp(j))+CS5Inv)\speye(size((((CSp3'*CSp3)/etacsp(j))+CS5Inv))); %inv(((CSL'*CSL)/eta(j))+CS0Inv); 
%     b1   =  S1*(((CSp3'*btempaddon(j,:)')/etacsp(j))+CS5Inv*cs5); %btempp(j,1)
%     alphacsp3   =  b1 + chol(S1)'*randn(length(b1),1);
%     wa1  = (wa0+n)/2;
%     wv12 = (wv02+(btempaddon(j,:)'-CSp3*alphacsp3)'*(btempaddon(j,:)'-CSp3*alphacsp3))/2; %btempp(j,1) btempp(j,1)
%     etacsp(j)   =  1/gamrnd(wa1,1/wv12);
%     
%     j=5; % for weekend
%     S1   =  (((CSp4'*CSp4)/etacsp(j))+CS6Inv)\speye(size((((CSp4'*CSp4)/etacsp(j))+CS6Inv))); %inv(((CSL'*CSL)/eta(j))+CS0Inv); 
%     b1   =  S1*(((CSp4'*btempaddon(j,:)')/etacsp(j))+CS6Inv*cs6); %btempp(j,1)
%     alphacsp4   =  b1 + chol(S1)'*randn(length(b1),1);
%     wa1  = (wa0+n)/2;
%     wv12 = (wv02+(btempaddon(j,:)'-CSp4*alphacsp4)'*(btempaddon(j,:)'-CSp4*alphacsp4))/2; %btempp(j,1) btempp(j,1)
%     etacsp(j)   =  1/gamrnd(wa1,1/wv12);
    
    %------------------------------------------------------------------
    % to explain q (internal force)
    %---------------------------------------------------------------
    
     j=1; % for version
    S1   =  (((CSq0'*CSq0)/etacsq(j))+CS6Inv)\speye(size((((CSq0'*CSq0)/etacsq(j))+CS6Inv))); %inv(((CSL'*CSL)/eta(j))+CS0Inv); 
    b1   =  S1*(((CSq0'*btempaddon(j,:)')/etacsq(j))+CS6Inv*cs6); %btempp(j,1)
    alphacsq0   =  b1 + chol(S1)'*randn(length(b1),1);
    wa1  = (wa0+n)/2;
    wv12 = (wv02+(btempaddon(j,:)'-CSq0*alphacsq0)'*(btempaddon(j,:)'-CSq0*alphacsq0))/2; %btempp(j,1) btempp(j,1)
    etacsq(j)   =  1/gamrnd(wa1,1/wv12);
    
    j=2; % for version
    S1   =  (((CSq1'*CSq1)/etacsq(j))+CS6Inv)\speye(size((((CSq1'*CSq1)/etacsq(j))+CS6Inv))); %inv(((CSL'*CSL)/eta(j))+CS0Inv); 
    b1   =  S1*(((CSq1'*btempaddon(j,:)')/etacsq(j))+CS6Inv*cs6); %btempp(j,1)
    alphacsq1   =  b1 + chol(S1)'*randn(length(b1),1);
    wa1  = (wa0+n)/2;
    wv12 = (wv02+(btempaddon(j,:)'-CSq1*alphacsq1)'*(btempaddon(j,:)'-CSq1*alphacsq1))/2; %btempp(j,1) btempp(j,1)
    etacsq(j)   =  1/gamrnd(wa1,1/wv12);   
    
    j=3; % for version
    S1   =  (((CSq2'*CSq2)/etacsq(j))+CS6Inv)\speye(size((((CSq2'*CSq2)/etacsq(j))+CS6Inv))); %inv(((CSL'*CSL)/eta(j))+CS0Inv); 
    b1   =  S1*(((CSq2'*btempaddon(j,:)')/etacsq(j))+CS6Inv*cs6); %btempp(j,1)
    alphacsq2   =  b1 + chol(S1)'*randn(length(b1),1);
    wa1  = (wa0+n)/2;
    wv12 = (wv02+(btempaddon(j,:)'-CSq2*alphacsq2)'*(btempaddon(j,:)'-CSq2*alphacsq2))/2; %btempp(j,1) btempp(j,1)
    etacsq(j)   =  1/gamrnd(wa1,1/wv12);     
    
%     j=4; % for interaction between OL * variance rating
%     S1   =  (((CSq3'*CSq3)/etacsq(j))+CS4Inv)\speye(size((((CSq3'*CSq3)/etacsq(j))+CS4Inv))); %inv(((CSL'*CSL)/eta(j))+CS0Inv); 
%     b1   =  S1*(((CSq3'*btempaddon(j,:)')/etacsq(j))+CS4Inv*cs4); %btempp(j,1)
%     alphacsq3   =  b1 + chol(S1)'*randn(length(b1),1);
%     wa1  = (wa0+n)/2;
%     wv12 = (wv02+(btempaddon(j,:)'-CSq3*alphacsq3)'*(btempaddon(j,:)'-CSq3*alphacsq3))/2; %btempp(j,1) btempp(j,1)
%     etacsq(j)   =  1/gamrnd(wa1,1/wv12);   
    
    j=4; % for average of rating
    S1   =  (((CSq4'*CSq4)/etacsq(j))+CS6Inv)\speye(size((((CSq4'*CSq4)/etacsq(j))+CS6Inv))); %inv(((CSL'*CSL)/eta(j))+CS0Inv); 
    b1   =  S1*(((CSq4'*btempaddon(j,:)')/etacsq(j))+CS6Inv*cs6); %btempp(j,1)
    alphacsq4   =  b1 + chol(S1)'*randn(length(b1),1);
    wa1  = (wa0+n)/2;
    wv12 = (wv02+(btempaddon(j,:)'-CSq4*alphacsq4)'*(btempaddon(j,:)'-CSq4*alphacsq4))/2; %btempp(j,1) btempp(j,1)
    etacsq(j)   =  1/gamrnd(wa1,1/wv12);   
%     
%     j=6; % for interaction of variance and mean
%     S1   =  (((CSq5'*CSq5)/etacsq(j))+CS5Inv)\speye(size((((CSq5'*CSq5)/etacsq(j))+CS5Inv))); %inv(((CSL'*CSL)/eta(j))+CS0Inv); 
%     b1   =  S1*(((CSq5'*btempaddon(j,:)')/etacsq(j))+CS5Inv*cs5); %btempp(j,1)
%     alphacsq5   =  b1 + chol(S1)'*randn(length(b1),1);
%     wa1  = (wa0+n)/2;
%     wv12 = (wv02+(btempaddon(j,:)'-CSq5*alphacsq5)'*(btempaddon(j,:)'-CSq5*alphacsq5))/2; %btempp(j,1) btempp(j,1)
%     etacsq(j)   =  1/gamrnd(wa1,1/wv12);  
    
    %---------------------------------------------------------------------------------
    % Explain delta (churn)
    %------------------------------------------------------------------------------------------    
    j=1; % for version
    S1   =  (((CSd'*CSd)/etacsd(j))+CSdInv)\speye(size((((CSd'*CSd)/etacsd(j))+CSdInv))); %inv(((CSL'*CSL)/eta(j))+CS0Inv); 
    b1   =  S1*(((CSd'*btempaddon(j,:)')/etacsd(j))+CSdInv*csd0); %btempp(j,1)
    alphacsd(:,j)   =  b1 + chol(S1)'*randn(length(b1),1);
    wa1  = (wa0+n)/2;
    wv12 = (wv02+(btempaddon(j,:)'-CSd*alphacsd(:,j))'*(btempaddon(j,:)'-CSd*alphacsd(:,j)))/2; %btempp(j,1) btempp(j,1)
    etacsd(j)   =  1/gamrnd(wa1,1/wv12);   
% %    
    % updating prior for cross sectional effects
    for j=1:n;
        %b0(:,j)  =   [CSSQ(j,:)*alpha(:,1); CSL(j,:)*alpha(:,2); CSIntr(j,:)*alpha(:,3)];
        alphaparamtemp = CSAlpha(j,:)*alphacsalpha(:,1);
%         pparamtemp     = CSL(j,:)*alphacs(:,2);
%         qparamtemp     = CSIntr(j,:)*alphacs(:,3);
        % for p0
        betaparamtemp(1)  = CSp0(j,:)* alphacsp0;
        % for p1
        betaparamtemp(2)  = CSp1(j,:)* alphacsp1;
        % for p2
        betaparamtemp(3)  = CSp2(j,:)* alphacsp2;
        % for p3
      %  betaparamtemp(4)  = CSp3(j,:)* alphacsp3;
        % for p4
      %  betaparamtemp(5)  = CSp4(j,:)* alphacsp4;
        % for q0
        gammaparamtemp(1)  = CSq0(j,:)* alphacsq0;
        % for q1
        gammaparamtemp(2)  = CSq1(j,:)* alphacsq1;
         % for q2
        gammaparamtemp(3)  = CSq2(j,:)* alphacsq2;
         % for q3
%        gammaparamtemp(4)  = CSq3(j,:)* alphacsq3;
         % for q4
        gammaparamtemp(4)  = CSq4(j,:)* alphacsq4;
         % for q5
%        gammaparamtemp(6)  = CSq5(j,:)* alphacsq5; 
%         for k=1:rp
%             betaparamtemp(k)  = CSp(j,:)* alphacsp(:,k);
%         end;
%         for k=1:rq
%             gammaparamtemp(k)  = CSq(j,:)* alphacsq(:,k);
%         end;
        deltaparamtemp  = CSd(j,:)*alphacsd(:,1);%; CSINT(j,:)*alpha(6)]; ;CSST(j,:)*alphacs(6)
        b0(:,j)   = [alphaparamtemp;betaparamtemp';gammaparamtemp';deltaparamtemp]; %;pparamtemp;qparamtemp
    end;
     etacs = [etacsalpha';etacsp';etacsq';etacsd'];

    if (sw==1)
         dcs_(:,jp)          =    [alphacsalpha(:);alphacsp0(:);alphacsp1(:);alphacsp2(:);...
                 alphacsq0(:);alphacsq1(:);alphacsq2(:);alphacsq4(:);...
                  alphacsd(:); etacsalpha';etacsp';etacsq';etacsd']; %alphacsp3(:);alphacsp4(:); %alphacsq3(:);alphacsq5(:);
    end;
    
toc;
end;


%platform parameters
cpmean_ = mean(cp_,2);
disp('parameter estiamte for [M0 q p n] are (posterior):');
disp(cpmean_');


% check Convergence of Platform
for i=1:size(cp_,1); %because 8 variables
    subplot(3,ceil(size(cp_,1)/3), i)
    plot(cp_(i,:))
end;

% check multicollinearity
disp('multicolinearity indicator for platform is:');
temp = regstats(mean(bp_,2),yc(1:size(bp_,1),:),'linear');
VIF =1/(1-temp.rsquare)


% Check significance of platform
%platformparams = [pip_e;qip_e;mip_e];
hpdisp = zeros(size(cp_,1),2);
meanp  = zeros(size(cp_,1),1);
stdp   = zeros(size(cp_,1),1);
for i =1:size(cp_,1);
    alldraws = [cp_(i,:)' ];

    result = momentg(alldraws);
    means=[result.pmean]';
    stdevs=[result.pstd]';
    meanp(i) = means;
    stdp(i)  = stdevs;
    % HPDI
    [n1,n2]=size(cp_(i,:));
     hpdis=zeros(n1,2);
      for ii=1:n1
         hpdis(ii,1:2) = hpdi(cp_(i,:)',.95);
      end
      hpdisp(i,:) = hpdis;
end;
disp('paramter estimate for the platform is the following:');
disp([meanp stdp hpdisp])

k     =  2+rp+rq; % alpha +  terms for p terms for q %delta+ removed
% add-on parameters
c_temp=zeros(k+2,(ndraw-ndraw0)/jumps,n);
parfor i=1:(ndraw-ndraw0)/jumps;
    i;
    if (~isempty(ci_{i}))
        c_temp(:,i,:)  =  cell2mat(ci_{i});
    end;
end;
parfor i=1:n;
    i;
    for j=1:k+2;
       ce_(j,i)=mean(c_temp(j,:,i));
    end;
end;
cemeani_ = mean(ce_,2);
disp('parameter estiamte is (mean posterior): alpha, p, q, V, W');
disp(mean(ce_,2)');

disp('number of Parameters lower than 0 for alpha, p, q is as follows respectively:');
disp([sum(ce_(1,:)<0) sum(ce_(2,:)<0) sum(ce_(3,:)<0)]);

% calculating likelihood and DIC
meanLL = mean(LL);

LLmean =0;
%updating all the mean tth parameters for platform
ttind1addonLL = ttind1addonLL/((ndraw-ndraw0)/jumps);
ttr1LL = ttr1LL/((ndraw-ndraw0)/jumps);
qpparamLL = qpparamLL/((ndraw-ndraw0)/jumps);
ppparamLL = ppparamLL/((ndraw-ndraw0)/jumps);
M0paramLL = M0paramLL/((ndraw-ndraw0)/jumps);
npparamLL = npparamLL/((ndraw-ndraw0)/jumps);
etaLL = etaLL/((ndraw-ndraw0)/jumps);
ttind1pLL = ttind1pLL/((ndraw-ndraw0)/jumps);
m0pLL = m0pLL/((ndraw-ndraw0)/jumps);
mpLL = mpLL/((ndraw-ndraw0)/jumps);
wpLL = wpLL/((ndraw-ndraw0)/jumps);
vpLL = vpLL/((ndraw-ndraw0)/jumps);
% calculate likelihood of platform
fLL = -qpparamLL./(M0paramLL+etaLL*caddon(1:(size(yc,1)-1),:)).*(2*ttind1pLL.*[m0pLL mpLL(:,1:pT-1)]'-[m0pLL mpLL(:,1:pT-1)]'.^2) + (1+qpparamLL-ppparamLL)...
    .*ttind1pLL-(yc(1:(size(yc,1)-1),:)*npparamLL').*ttind1pLL+ppparamLL*(M0paramLL+etaLL*caddon(1:(size(yc,1)-1),:)) + (yc(1:(size(yc,1)-1),:)*npparamLL')...
    .*(M0paramLL+etaLL*caddon(1:(size(yc,1)-1),:));
ewv = ttr1LL-fLL;
evv =yp - ttr1LL;
LLmean      = LLmean- 0.5*(ewv'*ewv)/wpLL -  0.5*pT*pp*log(2*pi*wpLL);
LLmean      = LLmean- 0.5*(evv'*evv)/vpLL -   0.5*pT*pp*log(2*pi*vpLL);

% calculate LL at the mean for add-ons
        
parfor  j=1:n;
    tt0LL{j} = tt0LL{j}/((ndraw-ndraw0)/jumps);
    tt1LL{j} = tt1LL{j}/((ndraw-ndraw0)/jumps);
    m0LL{j}  = m0LL{j}/((ndraw-ndraw0)/jumps);
    mLL{j}   = mLL{j}/((ndraw-ndraw0)/jumps);
    gammaaddonLL{j} = gammaaddonLL{j}/((ndraw-ndraw0)/jumps);
    deltaaddonLL{j} = deltaaddonLL{j}/((ndraw-ndraw0)/jumps);
    alphaMaddonLL{j} = alphaMaddonLL{j}/((ndraw-ndraw0)/jumps);
    betaaddonLL{j} = betaaddonLL{j}/((ndraw-ndraw0)/jumps);
    
    ttind1addonLL= addonttindepbuilderOLSTpq(tt0LL{j},tt1LL{j},T(j),xaddon{j},tt1p,tt0p,pT,mLL{j},m0LL{j},phetrgn{j},qhetrgn{j}) ; % drop last value
    pqalphatempaddonLL = [-gammaaddonLL{j}*(1-deltaaddonLL{j})/alphaMaddonLL{j};1-deltaaddonLL{j};-betaaddonLL{j};alphaMaddonLL{j}.*betaaddonLL{j};(1-deltaaddonLL{j})*gammaaddonLL{j}];    
    ttr1addonLL{j} = ttr1addonLL{j}/((ndraw-ndraw0)/jumps);
    vLL(j) = vLL(j) /((ndraw-ndraw0)/jumps);
    wLL(j) = wLL(j) /((ndraw-ndraw0)/jumps);
    % add likelihood of add-on the main likelihood
    LLmean      =  LLmean -0.5*(y{j}' - ttr1addonLL{j}')*(y{j}' - ttr1addonLL{j}')'/vLL(j).^2 - ... %LLtemp (j)
    0.5*T(j)*p*log(2*pi*vLL(j).^2);
    LLmean      = LLmean- 0.5*(ttr1addonLL{j}-ttind1addonLL(1:T(j),:)*pqalphatempaddonLL)'*(ttr1addonLL{j}-ttind1addonLL(1:T(j),:)*pqalphatempaddonLL)/wLL (j) - ...
    0.5*T(j)*p*log(2*pi*wLL(j)); % LLtemp (j)        
end;

% including the platform into the likelihood function
Dthetabar   =   -2*LLmean;
Dbar        =   -2*meanLL;
pD          =    Dbar - Dthetabar;
DIC         =    pD + Dbar;
disp('DIC pD meanLL is:');
disp([DIC pD meanLL])
